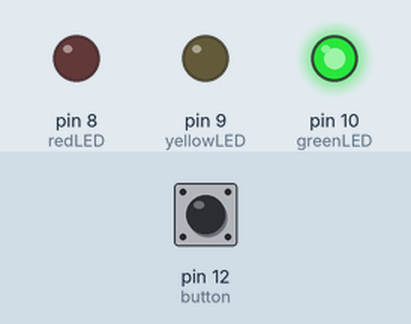
Simulated run of this sketch. Board: Arduino Uno, built with avr-gcc and run on an emulated ATmega328P. On the bench: output pins drawn as LEDs (lit = HIGH). The inputs (shaded band) are chosen by the test bench; at power-on: pin 12 (button) LOW.

Above: at 1.2 s.
1.3 s: pin 12 (button) pulled HIGH for 0.15 s
At 1.8 s:
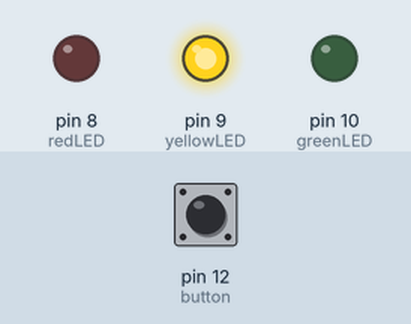
At 5.3 s:
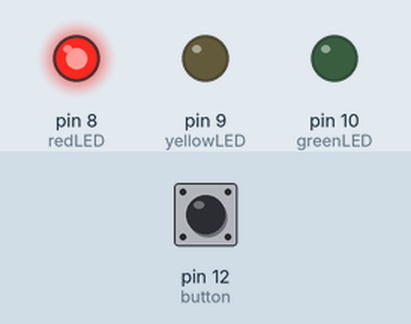
Timing chart, 0 to 13.8 s (numbered marks = the images above; inputs shaded):
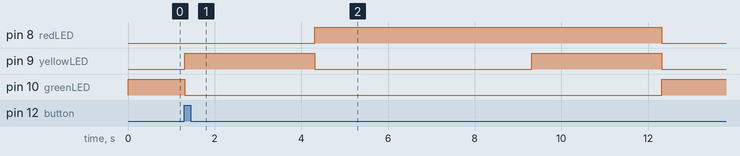

Measured:
- after the input at 1.3 s, pin 8 (redLED): LOW → HIGH after 3.0 s, → LOW 8.0 s later; pin 9 (yellowLED): alternates HIGH for 3.0 s and LOW for 5.0 s, starting at once; pin 10 (greenLED): HIGH → LOW at once, → HIGH 11.0 s later

The sketch:

TrafficLight.ino
```cpp
int redLED = 8;
int yellowLED = 9;
int greenLED = 10;

int button = 12;


void setup() {
  // set LED lights as output
  pinMode(redLED, OUTPUT);
  pinMode(yellowLED, OUTPUT);
  pinMode(greenLED, OUTPUT);

  // set button as input
  pinMode(button, INPUT);

  // set green light as default
  digitalWrite(greenLED, HIGH);
}


void loop() {
  // press button to start traffic lights
  if (digitalRead(button) == HIGH) {
    delay(15); // software debounce
    if (digitalRead(button) == HIGH) {
      changeLights();
      delay(15);
    }
  }
}


void changeLights() {
  // green off, yellow on for 3 sec
  digitalWrite(greenLED, LOW);
  digitalWrite(yellowLED, HIGH);
  delay(3000);

  // yellow off, red on for 5 sec
  digitalWrite(yellowLED, LOW);
  digitalWrite(redLED, HIGH);
  delay(5000);

  // red on, yellow on for 3 sec
  digitalWrite(redLED, HIGH);
  digitalWrite(yellowLED, HIGH);
  delay(3000);

  // red off, yellow off, green on
  digitalWrite(yellowLED, LOW);
  digitalWrite(redLED, LOW);
  digitalWrite(greenLED, HIGH);
  delay(15);
}
```
